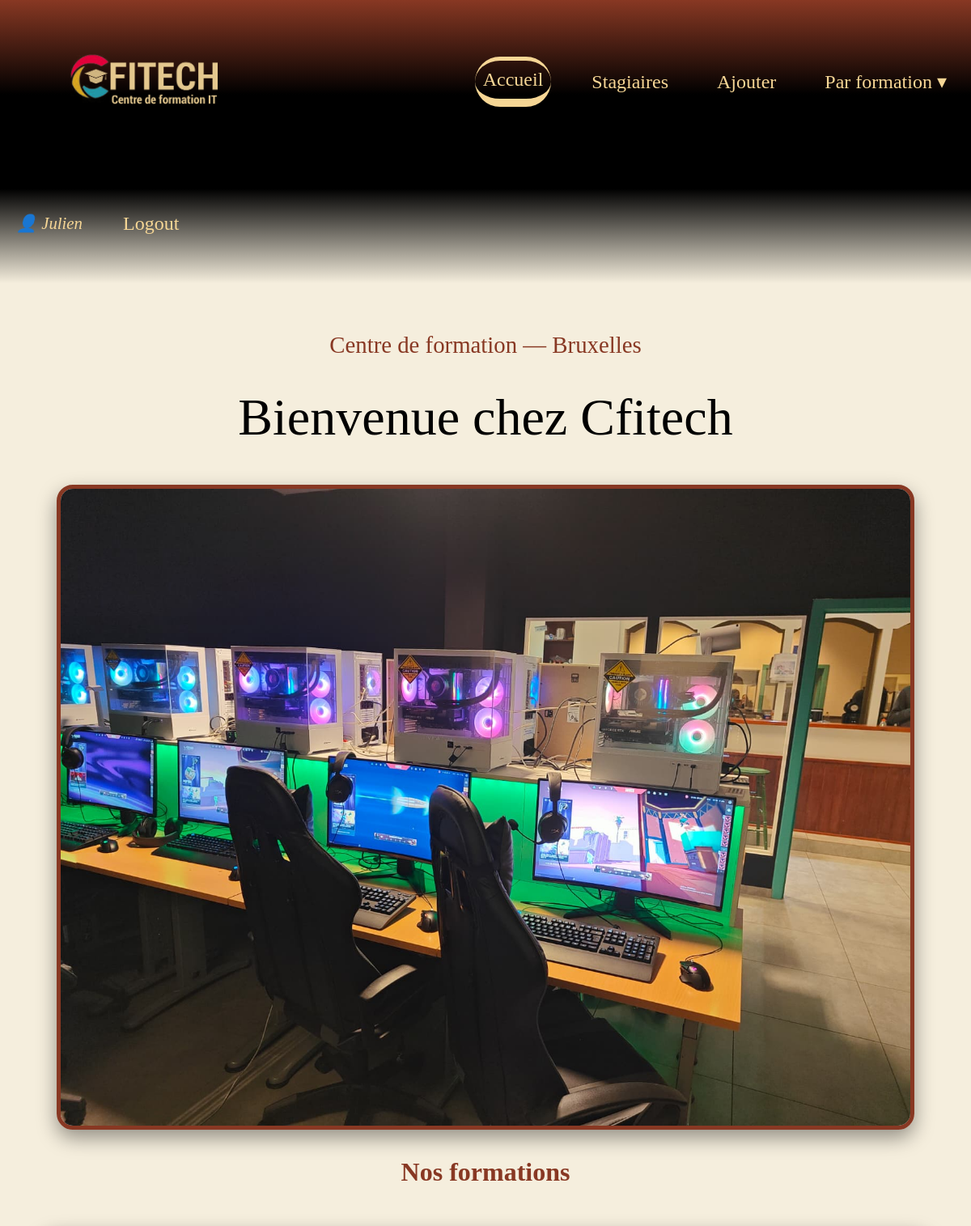
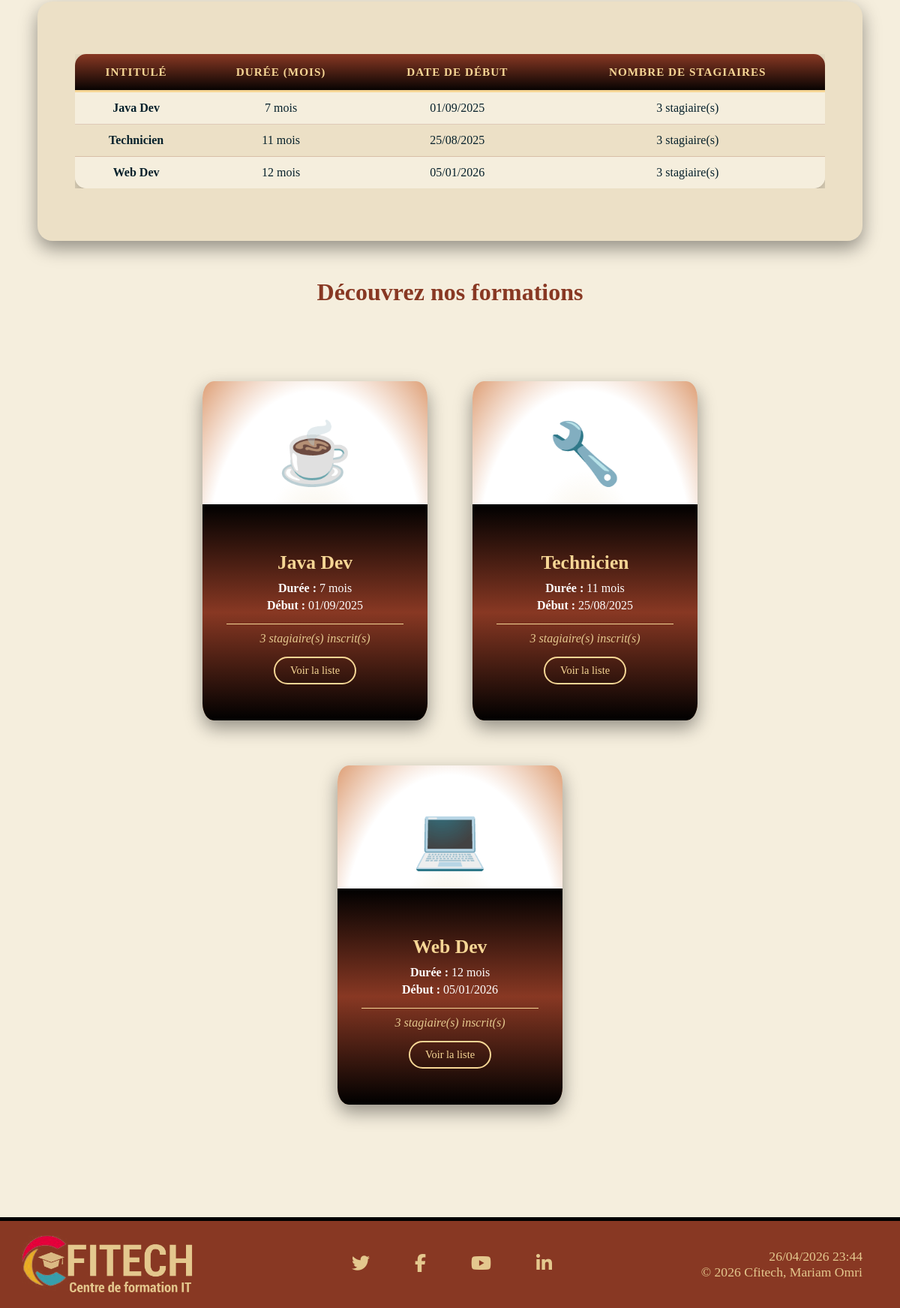
Page / (signed in) on the committed database (2 pictures, top to bottom).
### tables this page shows
CREATE TABLE IF NOT EXISTS `formations` (
  `id` int NOT NULL AUTO_INCREMENT,
  `intitule` varchar(100) NOT NULL,
  `nb_mois` int NOT NULL,
  `date_debut` date NOT NULL,
  PRIMARY KEY (`id`)
);

### classes/Formation.php (called while the page is built, shortened)
<?php
class Formation
{
    private int $id;
    private string $intitule;
    private int $nbMois;
    private string $dateDebut;
    public function __construct(int $unId, string $unIntitule, int $unNbMois, string $uneDateDebut)
    {
        $this->id = $unId;
        $this->intitule = $unIntitule;
        $this->nbMois = $unNbMois;
        $this->dateDebut = $uneDateDebut;
    }
    public function getId(): int
    {
        return $this->id;
    }
    public function getIntitule(): string
    {
        return $this->intitule;
    }
    public function getNbMois(): int
    {
        return $this->nbMois;
    }
    public function getDateDebutFormatee(): string
    {
        $date = new DateTime($this->dateDebut);
        return $date->format('d/m/Y');
    }
}

### functions/authentification.php (called while the page is built, shortened)
<?php
function is_connected(): bool
{
    return !empty($_SESSION['connected']);
}

### index.php (the view, shortened to what this page needs)
<?php
require "./functions/authentification.php";
require "classes/Formation.php";
require "header.php";
try {
    $resultat = $pdo->query('
        SELECT formations.*, COUNT(participe.id_stagiaire) AS nb_stagiaires
        FROM formations
        LEFT JOIN participe ON formations.id = participe.id_formation
        GROUP BY formations.id
        ORDER BY formations.intitule
    ');
    $tabFormations = $resultat->fetchAll(PDO::FETCH_OBJ);
} catch (PDOException $e) {
    die('Erreur : ' . $e->getMessage());
}
$icons = [
    "Web Dev"    => "💻",
    "Technicien" => "🔧",
    "Java Dev"   => "☕"
];
?>
<p class="text">Centre de formation — Bruxelles</p>
<h1>Bienvenue chez Cfitech</h1>
<div class="banner-wrap">
    <img src="assets/img/WhatsApp Image 2026-03-05 at 11.50.05.jpeg" alt="Bienvenue chez Cfitech">
</div>
<h2>Nos formations</h2>
<div class="yellow">
    <div class="table-responsive">
        <table class="table">
            <thead>
                <tr>
                    <th>Intitulé</th>
                    <th>Durée (mois)</th>
                    <th>Date de début</th>
                    <th>Nombre de stagiaires</th>
                </tr>
            </thead>
            <tbody>
                <?php foreach ($tabFormations as $f):
                    $formation = new Formation($f->id, $f->intitule, $f->nb_mois, $f->date_debut);
                ?>
                    <tr>
                        <td><strong><?= htmlspecialchars($formation->getIntitule()) ?></strong></td>
                        <td><?= $formation->getNbMois() ?> mois</td>
                        <td><?= $formation->getDateDebutFormatee() ?></td>
                        <td><?= $f->nb_stagiaires ?> stagiaire(s)</td>
                    </tr>
                <?php endforeach; ?>
            </tbody>
        </table>
    </div>
</div>
<h2>Découvrez nos formations</h2>
<div class="listCard">
    <?php foreach ($tabFormations as $f):
        $formation = new Formation($f->id, $f->intitule, $f->nb_mois, $f->date_debut);
        $icon = isset($icons[$f->intitule]) ? $icons[$f->intitule] : "📚";
    ?>
        <div class="card">
            <div class="formation-icon"><?= $icon ?></div>
            <div class="textCard">
                <h3><?= htmlspecialchars($formation->getIntitule()) ?></h3>
                <p><strong>Durée :</strong> <?= $formation->getNbMois() ?> mois</p>
                <p><strong>Début :</strong> <?= $formation->getDateDebutFormatee() ?></p>
                <p class="nb-stagiaires"><?= $f->nb_stagiaires ?> stagiaire(s) inscrit(s)</p>
                <?php if (is_connected()): ?>
                    <a href="./parFormation.php?id=<?= $formation->getId() ?>">Voir la liste</a>
                <?php endif; ?>
            </div>
        </div>
    <?php endforeach; ?>
</div>
<?php require "footer.php"; ?>

### assets/css/style.css (style rules this page uses)
* { margin: 0px; box-sizing: border-box; }
body { background-color: #F5EEDD; font-family: Georgia, 'Times New Roman', serif; min-height: 100vh; }
a { color: #F6D695; text-decoration: none; font-size: 1.5rem; border-radius: 50px; padding: 10px; margin: 50px 20px; transition: all 0.3s ease; }
h1 { text-align: center; color: black; font-family: 'greatvibes', 'Brush Script MT', cursive; padding: 1rem; font-size: 4rem; margin: 20px; font-weight: lighter; }
h2, h3 { font-family: Georgia, serif; color: #883823; text-align: center; }
h2 { font-size: 2rem; margin: 20px 0; }
h3 { font-size: 1.5rem; margin: 15px 0; }
.text { font-family: 'greatvibes', 'Brush Script MT', cursive; text-align: center; margin: 60px 100px 0; font-size: 1.8rem; color: #883823; }
.banner-wrap { margin: 30px auto; max-width: 1100px; padding: 0 20px; }
.banner-wrap img { width: 100%; height: auto; border-radius: 20px; box-shadow: 0 10px 25px rgba(0, 0, 0, 0.4); border: 5px solid #883823; }
.listCard { display: flex; flex-wrap: wrap; justify-content: center; gap: 60px; margin: 50px; padding: 50px; border-radius: 20px; }
.card { background-image: radial-gradient(#F5EEDD, white, white, #DE9F76); width: 300px; box-shadow: 0 10px 25px rgba(0, 0, 0, 0.4); color: white; overflow: hidden; border-radius: 5%; transition: transform 0.3s ease; }
.card .formation-icon { margin-top: 50px; font-size: 5rem; text-align: center; display: block; transition: 0.4s ease; padding-bottom: 20px; }
.textCard { text-align: center; padding: 3rem 2rem; background-image: linear-gradient(black, #883823, black); }
.textCard h3 { color: #F6D695; font-size: 1.6rem; margin-bottom: 10px; font-family: Georgia, serif; }
.textCard p { color: white; margin: 5px 0; font-size: 1rem; }
.textCard .nb-stagiaires { color: #E4C88E; font-style: italic; font-size: 1rem; margin-top: 15px; padding-top: 10px; border-top: 1px solid #F6D695; }
.textCard a { display: inline-block; margin: 10px 0 0 0; padding: 8px 20px; font-size: 0.9rem; border: 2px solid #F6D695; border-radius: 50px; color: #F6D695; transition: all 0.3s ease; }
.yellow { background-color: #ece0c6; margin: 50px; padding: 50px; border-radius: 20px; box-shadow: 0 10px 25px rgba(0, 0, 0, 0.4); }
.table-responsive { width: 100%; overflow-x: auto; margin: 20px 0; }
table.table { width: 100%; border-collapse: separate; border-spacing: 0; background-color: #F5EEDD; border-radius: 15px; overflow: hidden; box-shadow: 0 10px 25px rgba(0, 0, 0, 0.3); font-family: Georgia, serif; }
table.table thead { background-image: linear-gradient(#883823, black); }
table.table thead th { color: #F6D695; padding: 15px 10px; text-align: center; font-size: 0.95rem; border-bottom: 3px solid #F6D695; text-transform: uppercase; letter-spacing: 1px; }
table.table tbody td { padding: 12px 10px; text-align: center; color: #06202B; border-bottom: 1px solid rgba(136, 56, 35, 0.2); }
table.table tbody tr:nth-child(even) { background-color: #ece0c6; }
table.table tbody tr:nth-child(odd) { background-color: #F5EEDD; }
table.table tbody tr:last-child td { border-bottom: none; }

### rows in the picture
formations: intitule "Java Dev", nb_mois "7", date_debut "01/09/2025", nb_stagiaires "3", intitule "☕"
formations: intitule "Technicien", nb_mois "11", date_debut "25/08/2025", nb_stagiaires "3", intitule "🔧"
formations: intitule "Web Dev", nb_mois "12", date_debut "05/01/2026", nb_stagiaires "3", intitule "💻"

### other values in the picture
$_SESSION['pseudo'] "Julien"
